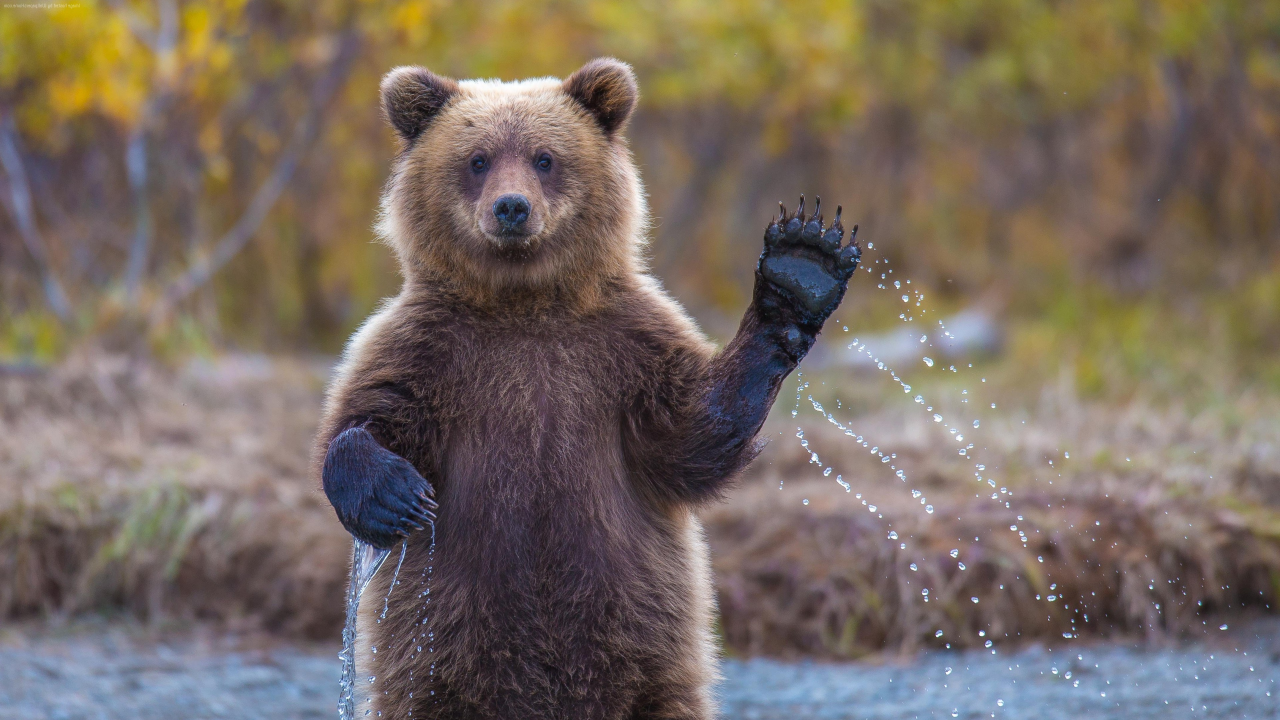
#> input picture bear.jpg, 3840 x 2160 px (shown at 1/3 size)
$ jupyter execute OpenCV_Practice_1.ipynb
#> lines starting #> are read from the running program, lines starting #| are printed output that depends on the picture
#### Introduction

OpenCV, short for Open Source Computer Vision Library, is an open-source computer vision and machine learning software library. Originally developed by Intel, it is now maintained by a community of developers under the OpenCV Foundation.

* Opencv is a huge open-source library for computer vision, machine learning, and image processing.

* it plays a major role in real-time operation which is very important in today’s systems. By using it, one can process images and videos to identify objects, faces, or even the handwriting of a human.

* The first OpenCV version was 1.0. OpenCV is released under a BSD license and hence it’s free for both academic and commercial use.
* It has C++, C, Python, and Java interfaces and supports Windows, Linux, Mac OS, iOS and Android.
* When opencv was designed the main focus was real-time applications for computational efficiency. All things are written in optimized C/C++ to take advantage of multi-core processing.

##### Applications of OpenCV

There are lots of applications which are solved using OpenCV, some of them are listed below:

1. Face recognition
2. Automated inspection and surveillance
3. number of people – count (foot traffic in a mall, etc)
4. Vehicle counting on highways along with their speeds
5. Interactive art installations
6. Anomaly (defect) detection in the manufacturing process (the odd defective products)
7. Street view image stitching
8. Video/image search and retrieval
9. Robot and driver-less car navigation and control
10. object recognition
11. Medical image analysis
12. Movies – 3D structure from motion
13. TV Channels advertisement recognition

[cell 1]
# install the OpenCV library
#!pip install opencv-python

[cell 2]
#!pip show opencv-python

[cell 3]
#!sudo apt-get update
#!sudo apt-get install -y libgl1-mesa-glx

[cell 4]
'''
# Importing the OpenCV library
import cv2
import os
# Reading the image using imread() function
image = cv2.imread(r"bear.jpg")

# Extracting the height and width of an image
h, w = image.shape[:2]
# Displaying the height and width
print("Height = {}, Width = {}".format(h, w)'''

[cell 5]
import cv2
import os

# Function to check and load the image
def load_image(image_path):
    # Reading the image using imread() function
#> called with image_path = 'bear.jpg'
    image = cv2.imread(image_path)
#> image is the input picture: shape (2160, 3840, 3); mean B, G, R 96.8, 106.2, 118.6

    # Check if the image is loaded successfully
    if image is None:
        print(f"Error: Unable to load image at path: {image_path}")
    else:
        return image

# Path to the image file
image_path = "bear.jpg"

# Verify the current working directory and image path
print(f"Current Working Directory: {os.getcwd()}")
print(f"Image Path: {image_path}")

# Load the image
image = load_image(image_path)

# Proceed if the image is loaded successfully
if image is not None:
    # Extracting the height and width of the image
    h, w = image.shape[:2]
#> h = 2160; w = 3840
    # Displaying the height and width
    print("Height = {}, Width = {}".format(h, w))
#| Height = 2160, Width = 3840

    # Optionally, display the image to ensure it is loaded correctly
    cv2.imshow("Loaded Image", image)
    cv2.waitKey(0)
    cv2.destroyAllWindows()

Extracting the RGB Values of a Pixel

[cell 6]
# Extracting RGB values.
# Here we have randomly chosen a pixel
# by passing in 100, 100 for height and width.
(B, G, R) = image[100, 100]
#> B = 32; G = 124; R = 141

# Displaying the pixel values
print("R = {}, G = {}, B = {}".format(R, G, B))
#| R = 141, G = 124, B = 32

# We can also pass the channel to extract
# the value for a specific channel
B = image[100, 100, 0]
print("B = {}".format(B))
#| B = 32

Extracting the Region of Interest (ROI)

[cell 7]
# We will calculate the region of interest
# by slicing the pixels of the image
roi = image[100 : 200, 200 : 400]
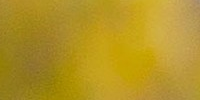
#> roi: shape (100, 200, 3); mean B, G, R 36.6, 147.7, 179.5
cv2.imshow("ROI", roi)
cv2.waitKey(0)

Resizing the Image

[cell 8]
# resize() function takes 2 parameters,
# the image and the dimensions

resize = cv2.resize(image, (500, 500))
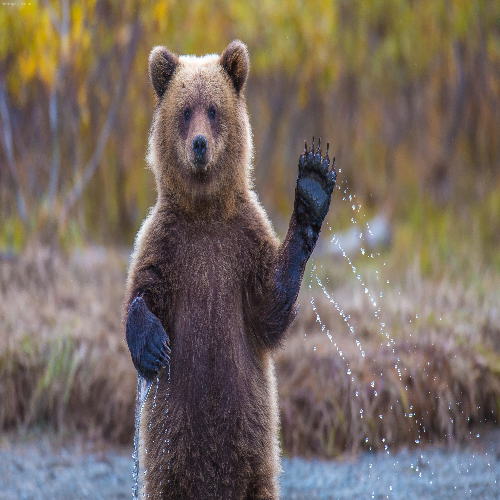
#> resize: shape (500, 500, 3); mean B, G, R 96.7, 106, 118.5
cv2.imshow("Resized Image", resize)
cv2.waitKey(0)

[cell 9]
# Calculating the ratio
ratio = 800 / w
#> ratio = 0.208

# Creating a tuple containing width and height
dim = (800, int(h * ratio))
#> dim = (800, 450)

# Resizing the image
resize_aspect = cv2.resize(image, dim)
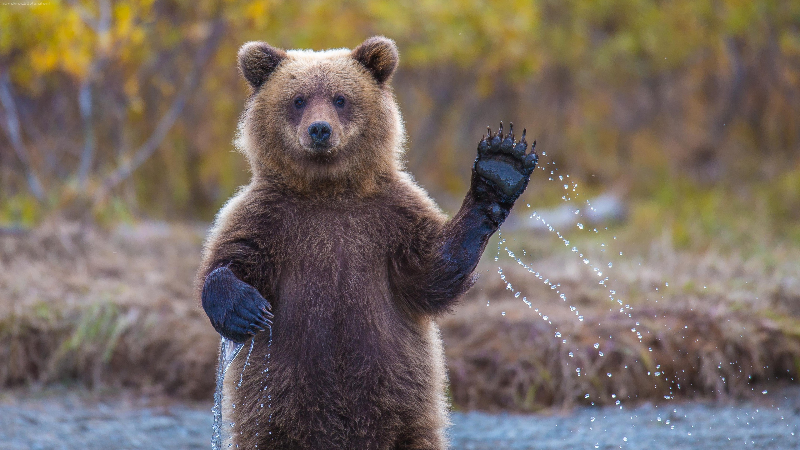
#> resize_aspect: shape (450, 800, 3); mean B, G, R 96.7, 106.1, 118.5
cv2.imshow("Resized Image", resize_aspect)
cv2.waitKey(0)

Drawing a Rectangle

We can draw a rectangle on the image using rectangle() method. It takes in 5 arguments:

* Image
* Top-left corner co-ordinates
* Bottom-right corner co-ordinates
* Color (in BGR format)
*  Line width

[cell 10]
# We are copying the original image,
# as it is an in-place operation.
output = image.copy()

# Using the rectangle() function to create a rectangle.
rectangle = cv2.rectangle(output, (1500, 900),
                        (600, 400), (255, 0, 0), 2)

Displaying text

It is also an in-place operation that can be done using the putText() method of OpenCV module. It takes in 7 arguments:

* Image
* Text to be displayed
* Bottom-left corner co-ordinates, from where the text should start
* Font
* Font size
* Color (BGR format)
* Line width

[cell 11]
# Copying the original image
output = image.copy()

# Adding the text using putText() function
text = cv2.putText(output, 'OpenCV Demo', (500, 550),
                cv2.FONT_HERSHEY_SIMPLEX, 4, (255, 0, 0), 2)

$ run again, with apple-fruit.jpg copied over bear.jpg
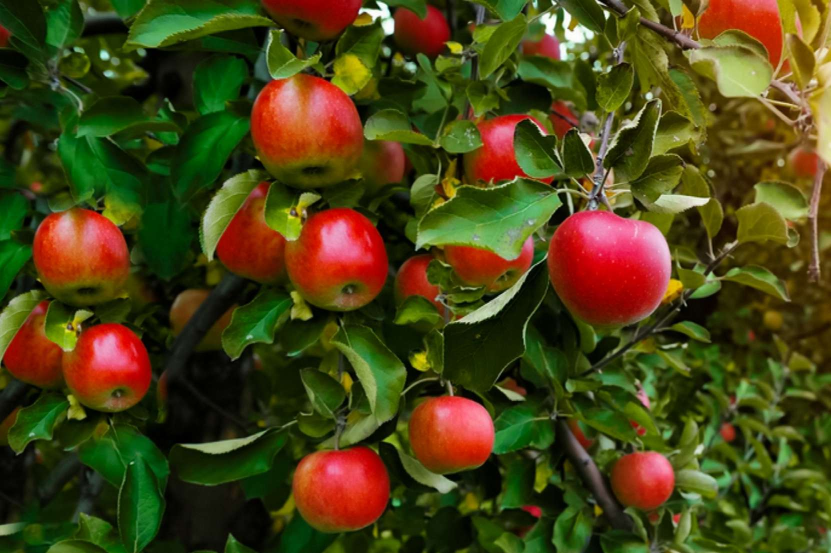
#> input picture apple-fruit.jpg, 1662 x 1106 px (shown at 1/2 size)
#> in load_image, image is the input picture: shape (1106, 1662, 3); mean B, G, R 21.8, 66.9, 74.3
#| Height = 1106, Width = 1662
#> B = 8; G = 56; R = 14
#| R = 14, G = 56, B = 8
#| B = 8
#> `resize = cv2.resize(image, (500, 500))`:
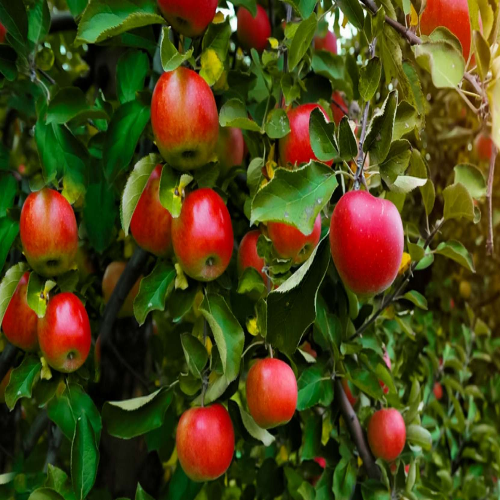
#> resize: shape (500, 500, 3); mean B, G, R 21.8, 66.8, 74.2
#> `resize_aspect = cv2.resize(image, dim)`:
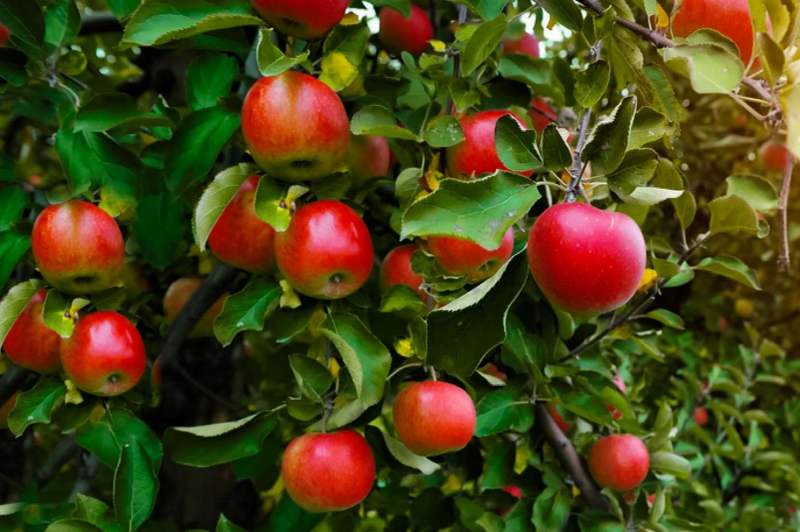
#> resize_aspect: shape (532, 800, 3); mean B, G, R 21.8, 66.8, 74.2

$ run again, with growing_tomatoes.jpg copied over bear.jpg
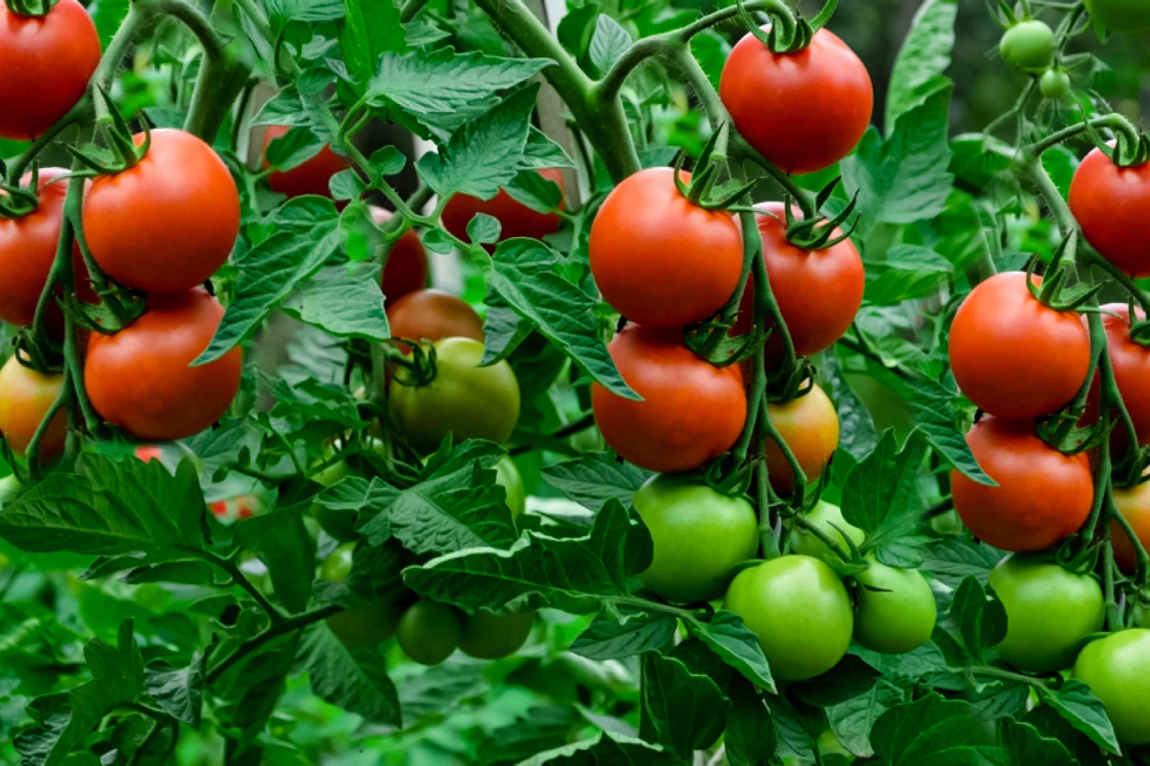
#> input picture growing_tomatoes.jpg, 5750 x 3827 px (shown at 1/5 size)
#> in load_image, image is the input picture: shape (3827, 5750, 3); mean B, G, R 33.8, 92.9, 63.8
#| Height = 3827, Width = 5750
#> B = 0; G = 11; R = 151
#| R = 151, G = 11, B = 0
#| B = 0
#> `resize = cv2.resize(image, (500, 500))`:
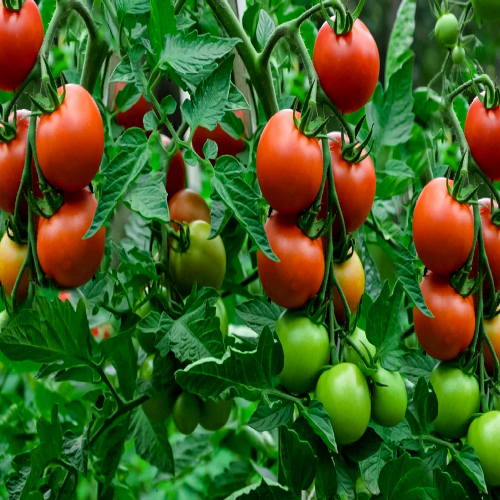
#> resize: shape (500, 500, 3); mean B, G, R 33.8, 92.8, 63.7
#> `resize_aspect = cv2.resize(image, dim)`:
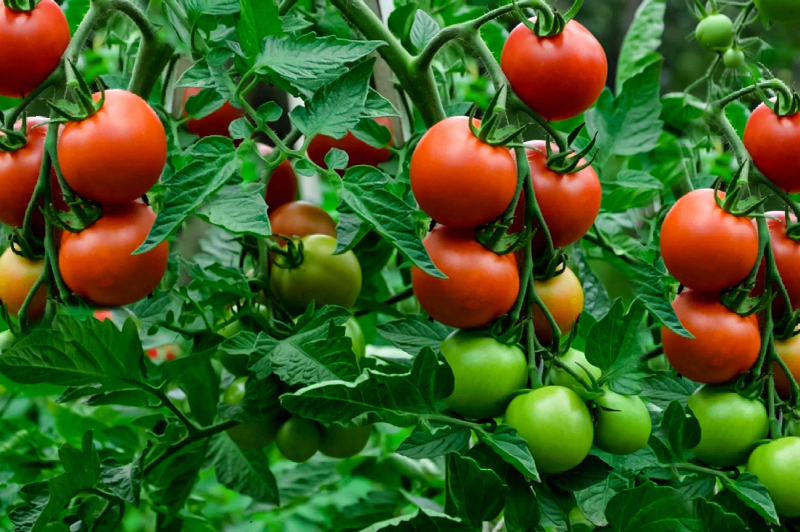
#> resize_aspect: shape (532, 800, 3); mean B, G, R 33.8, 92.8, 63.8
